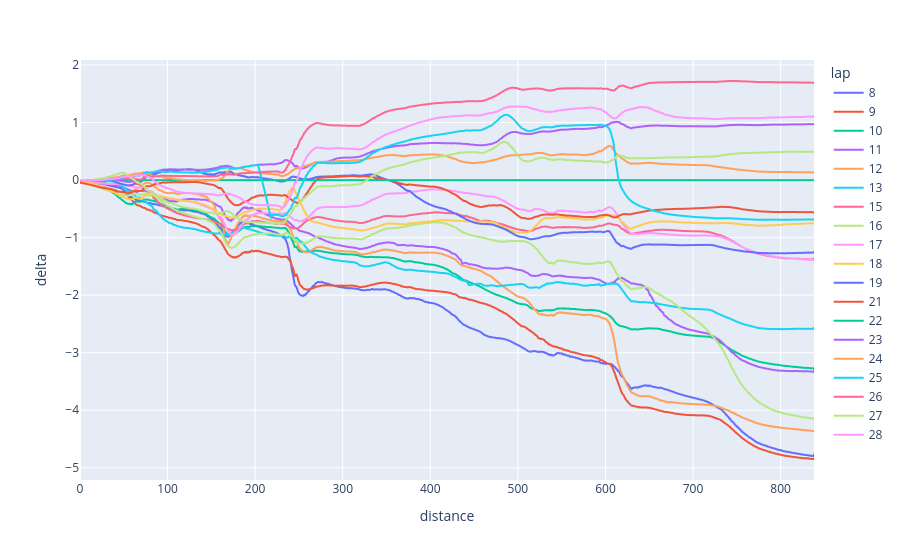

The notebook cell this image was saved under:
### Code cell
fig = px.line(
    delta_by_lap.assign(
        speed=lambda d: d["speed"] * 3.6,
        local_t=lambda d: d["t"] - (d["t"] / 531).astype(int) * 531,
        lap_time=lambda d: pd.merge(d, laps_times, on="lap", how="left")[
            "lap_time"
        ].values,
    ).loc[lambda d: d["lap_time"] < np.median(d["lap_time"]) * 1.07],
    x="distance",
    y="delta",
    hover_data=["local_t", "speed", "lap_time"],
    color="lap",
)
fig.show()

### Figure 1 — Plotly figure (JSON) as saved in the notebook; plotly's stock layout.template omitted (floating-point values rounded to 4 significant figures; data arrays with more than 128 entries replaced by an {"elided": "..."} marker saying what was removed)
{"data": [{"customdata": {"elided": "999x3 float values"}, "hovertemplate": "lap=8<br>distance=%{x}<br>delta=%{y}<br>local_t=%{customdata[0]}<br>speed=%{customdata[1]}<br>lap_time=%{customdata[2]}<extra></extra>", "legendgroup": "8", "line": {"color": "#636efa", "dash": "solid"}, "marker": {"symbol": "circle"}, "mode": "lines", "name": "8", "showlegend": true, "type": "scattergl", "x": {"elided": "999 float values"}, "xaxis": "x", "y": {"elided": "999 float values"}, "yaxis": "y"}, {"customdata": {"elided": "999x3 float values"}, "hovertemplate": "lap=9<br>distance=%{x}<br>delta=%{y}<br>local_t=%{customdata[0]}<br>speed=%{customdata[1]}<br>lap_time=%{customdata[2]}<extra></extra>", "legendgroup": "9", "line": {"color": "#EF553B", "dash": "solid"}, "marker": {"symbol": "circle"}, "mode": "lines", "name": "9", "showlegend": true, "type": "scattergl", "x": {"elided": "999 float values"}, "xaxis": "x", "y": {"elided": "999 float values"}, "yaxis": "y"}, {"customdata": {"elided": "999x3 float values"}, "hovertemplate": "lap=10<br>distance=%{x}<br>delta=%{y}<br>local_t=%{customdata[0]}<br>speed=%{customdata[1]}<br>lap_time=%{customdata[2]}<extra></extra>", "legendgroup": "10", "line": {"color": "#00cc96", "dash": "solid"}, "marker": {"symbol": "circle"}, "mode": "lines", "name": "10", "showlegend": true, "type": "scattergl", "x": {"elided": "999 float values"}, "xaxis": "x", "y": {"elided": "999 float values"}, "yaxis": "y"}, {"customdata": {"elided": "999x3 float values"}, "hovertemplate": "lap=11<br>distance=%{x}<br>delta=%{y}<br>local_t=%{customdata[0]}<br>speed=%{customdata[1]}<br>lap_time=%{customdata[2]}<extra></extra>", "legendgroup": "11", "line": {"color": "#ab63fa", "dash": "solid"}, "marker": {"symbol": "circle"}, "mode": "lines", "name": "11", "showlegend": true, "type": "scattergl", "x": {"elided": "999 float values"}, "xaxis": "x", "y": {"elided": "999 float values"}, "yaxis": "y"}, {"customdata": {"elided": "999x3 float values"}, "hovertemplate": "lap=12<br>distance=%{x}<br>delta=%{y}<br>local_t=%{customdata[0]}<br>speed=%{customdata[1]}<br>lap_time=%{customdata[2]}<extra></extra>", "legendgroup": "12", "line": {"color": "#FFA15A", "dash": "solid"}, "marker": {"symbol": "circle"}, "mode": "lines", "name": "12", "showlegend": true, "type": "scattergl", "x": {"elided": "999 float values"}, "xaxis": "x", "y": {"elided": "999 float values"}, "yaxis": "y"}, {"customdata": {"elided": "999x3 float values"}, "hovertemplate": "lap=13<br>distance=%{x}<br>delta=%{y}<br>local_t=%{customdata[0]}<br>speed=%{customdata[1]}<br>lap_time=%{customdata[2]}<extra></extra>", "legendgroup": "13", "line": {"color": "#19d3f3", "dash": "solid"}, "marker": {"symbol": "circle"}, "mode": "lines", "name": "13", "showlegend": true, "type": "scattergl", "x": {"elided": "999 float values"}, "xaxis": "x", "y": {"elided": "999 float values"}, "yaxis": "y"}, {"customdata": {"elided": "999x3 float values"}, "hovertemplate": "lap=15<br>distance=%{x}<br>delta=%{y}<br>local_t=%{customdata[0]}<br>speed=%{customdata[1]}<br>lap_time=%{customdata[2]}<extra></extra>", "legendgroup": "15", "line": {"color": "#FF6692", "dash": "solid"}, "marker": {"symbol": "circle"}, "mode": "lines", "name": "15", "showlegend": true, "type": "scattergl", "x": {"elided": "999 float values"}, "xaxis": "x", "y": {"elided": "999 float values"}, "yaxis": "y"}, {"customdata": {"elided": "999x3 float values"}, "hovertemplate": "lap=16<br>distance=%{x}<br>delta=%{y}<br>local_t=%{customdata[0]}<br>speed=%{customdata[1]}<br>lap_time=%{customdata[2]}<extra></extra>", "legendgroup": "16", "line": {"color": "#B6E880", "dash": "solid"}, "marker": {"symbol": "circle"}, "mode": "lines", "name": "16", "showlegend": true, "type": "scattergl", "x": {"elided": "999 float values"}, "xaxis": "x", "y": {"elided": "999 float values"}, "yaxis": "y"}, {"customdata": {"elided": "999x3 float values"}, "hovertemplate": "lap=17<br>distance=%{x}<br>delta=%{y}<br>local_t=%{customdata[0]}<br>speed=%{customdata[1]}<br>lap_time=%{customdata[2]}<extra></extra>", "legendgroup": "17", "line": {"color": "#FF97FF", "dash": "solid"}, "marker": {"symbol": "circle"}, "mode": "lines", "name": "17", "showlegend": true, "type": "scattergl", "x": {"elided": "999 float values"}, "xaxis": "x", "y": {"elided": "999 float values"}, "yaxis": "y"}, {"customdata": {"elided": "999x3 float values"}, "hovertemplate": "lap=18<br>distance=%{x}<br>delta=%{y}<br>local_t=%{customdata[0]}<br>speed=%{customdata[1]}<br>lap_time=%{customdata[2]}<extra></extra>", "legendgroup": "18", "line": {"color": "#FECB52", "dash": "solid"}, "marker": {"symbol": "circle"}, "mode": "lines", "name": "18", "showlegend": true, "type": "scattergl", "x": {"elided": "999 float values"}, "xaxis": "x", "y": {"elided": "999 float values"}, "yaxis": "y"}, {"customdata": {"elided": "999x3 float values"}, "hovertemplate": "lap=19<br>distance=%{x}<br>delta=%{y}<br>local_t=%{customdata[0]}<br>speed=%{customdata[1]}<br>lap_time=%{customdata[2]}<extra></extra>", "legendgroup": "19", "line": {"color": "#636efa", "dash": "solid"}, "marker": {"symbol": "circle"}, "mode": "lines", "name": "19", "showlegend": true, "type": "scattergl", "x": {"elided": "999 float values"}, "xaxis": "x", "y": {"elided": "999 float values"}, "yaxis": "y"}, {"customdata": {"elided": "999x3 float values"}, "hovertemplate": "lap=21<br>distance=%{x}<br>delta=%{y}<br>local_t=%{customdata[0]}<br>speed=%{customdata[1]}<br>lap_time=%{customdata[2]}<extra></extra>", "legendgroup": "21", "line": {"color": "#EF553B", "dash": "solid"}, "marker": {"symbol": "circle"}, "mode": "lines", "name": "21", "showlegend": true, "type": "scattergl", "x": {"elided": "999 float values"}, "xaxis": "x", "y": {"elided": "999 float values"}, "yaxis": "y"}, {"customdata": {"elided": "999x3 float values"}, "hovertemplate": "lap=22<br>distance=%{x}<br>delta=%{y}<br>local_t=%{customdata[0]}<br>speed=%{customdata[1]}<br>lap_time=%{customdata[2]}<extra></extra>", "legendgroup": "22", "line": {"color": "#00cc96", "dash": "solid"}, "marker": {"symbol": "circle"}, "mode": "lines", "name": "22", "showlegend": true, "type": "scattergl", "x": {"elided": "999 float values"}, "xaxis": "x", "y": {"elided": "999 float values"}, "yaxis": "y"}, {"customdata": {"elided": "999x3 float values"}, "hovertemplate": "lap=23<br>distance=%{x}<br>delta=%{y}<br>local_t=%{customdata[0]}<br>speed=%{customdata[1]}<br>lap_time=%{customdata[2]}<extra></extra>", "legendgroup": "23", "line": {"color": "#ab63fa", "dash": "solid"}, "marker": {"symbol": "circle"}, "mode": "lines", "name": "23", "showlegend": true, "type": "scattergl", "x": {"elided": "999 float values"}, "xaxis": "x", "y": {"elided": "999 float values"}, "yaxis": "y"}, {"customdata": {"elided": "999x3 float values"}, "hovertemplate": "lap=24<br>distance=%{x}<br>delta=%{y}<br>local_t=%{customdata[0]}<br>speed=%{customdata[1]}<br>lap_time=%{customdata[2]}<extra></extra>", "legendgroup": "24", "line": {"color": "#FFA15A", "dash": "solid"}, "marker": {"symbol": "circle"}, "mode": "lines", "name": "24", "showlegend": true, "type": "scattergl", "x": {"elided": "999 float values"}, "xaxis": "x", "y": {"elided": "999 float values"}, "yaxis": "y"}, {"customdata": {"elided": "999x3 float values"}, "hovertemplate": "lap=25<br>distance=%{x}<br>delta=%{y}<br>local_t=%{customdata[0]}<br>speed=%{customdata[1]}<br>lap_time=%{customdata[2]}<extra></extra>", "legendgroup": "25", "line": {"color": "#19d3f3", "dash": "solid"}, "marker": {"symbol": "circle"}, "mode": "lines", "name": "25", "showlegend": true, "type": "scattergl", "x": {"elided": "999 float values"}, "xaxis": "x", "y": {"elided": "999 float values"}, "yaxis": "y"}, {"customdata": {"elided": "999x3 float values"}, "hovertemplate": "lap=26<br>distance=%{x}<br>delta=%{y}<br>local_t=%{customdata[0]}<br>speed=%{customdata[1]}<br>lap_time=%{customdata[2]}<extra></extra>", "legendgroup": "26", "line": {"color": "#FF6692", "dash": "solid"}, "marker": {"symbol": "circle"}, "mode": "lines", "name": "26", "showlegend": true, "type": "scattergl", "x": {"elided": "999 float values"}, "xaxis": "x", "y": {"elided": "999 float values"}, "yaxis": "y"}, {"customdata": {"elided": "999x3 float values"}, "hovertemplate": "lap=27<br>distance=%{x}<br>delta=%{y}<br>local_t=%{customdata[0]}<br>speed=%{customdata[1]}<br>lap_time=%{customdata[2]}<extra></extra>", "legendgroup": "27", "line": {"color": "#B6E880", "dash": "solid"}, "marker": {"symbol": "circle"}, "mode": "lines", "name": "27", "showlegend": true, "type": "scattergl", "x": {"elided": "999 float values"}, "xaxis": "x", "y": {"elided": "999 float values"}, "yaxis": "y"}, {"customdata": {"elided": "999x3 float values"}, "hovertemplate": "lap=28<br>distance=%{x}<br>delta=%{y}<br>local_t=%{customdata[0]}<br>speed=%{customdata[1]}<br>lap_time=%{customdata[2]}<extra></extra>", "legendgroup": "28", "line": {"color": "#FF97FF", "dash": "solid"}, "marker": {"symbol": "circle"}, "mode": "lines", "name": "28", "showlegend": true, "type": "scattergl", "x": {"elided": "999 float values"}, "xaxis": "x", "y": {"elided": "999 float values"}, "yaxis": "y"}], "layout": {"legend": {"title": {"text": "lap"}, "tracegroupgap": 0}, "margin": {"t": 60}, "xaxis": {"anchor": "y", "domain": [0, 1], "title": {"text": "distance"}}, "yaxis": {"anchor": "x", "domain": [0, 1], "title": {"text": "delta"}}}}
